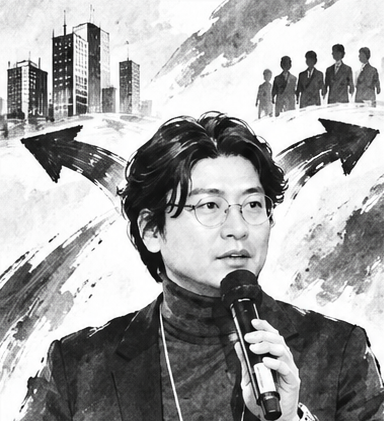
#> input picture leadership-balance/assets/scenes/scene-01.png, 384 x 421 px; its folder holds only this picture in this run
$ python make_textures.py
#> lines starting #> are read from the running program, lines starting #| are printed output that depends on the picture
#!/usr/bin/env python3
"""Textures made from the storyboard itself (no outside material).

    python scripts/make_textures.py        (needs: pip install numpy pillow opencv-python)

public/textures/grain.jpg   paper grain for the whole frame: the emptiest patch of paper in the nine panels is
                            located, the coarseness of its grain is measured (radial average of its spectrum) and
                            full-frame noise with that profile is generated — no tiling, so no repeats or seams.
public/textures/wash.png    the edge of the black ink wash that closes the picture at the top and at the bottom:
                            an irregular, wet edge instead of a straight line.
"""
import glob
import os

import cv2
import numpy as np
from PIL import Image, ImageFilter

ROOT = os.path.dirname(os.path.dirname(os.path.abspath(__file__)))
W, H, PATCH, SCALE = 1080, 1920, 64, 2.8
OUT = os.path.join(ROOT, "public", "textures")


def grain():
    best = None
    for f in sorted(glob.glob(os.path.join(ROOT, "assets", "scenes", "scene-*.png"))):
        a = np.asarray(Image.open(f).convert("L")).astype(np.float32)
        for y in range(0, a.shape[0] - PATCH, 8):
            for x in range(0, a.shape[1] - PATCH, 8):
                p = a[y:y + PATCH, x:x + PATCH]
                if p.mean() > 225 and (best is None or p.std() < best[0]):
                    best = (p.std(), p.copy(), os.path.basename(f), x, y)
#> after the loop, best = 5 items
    std, patch, name, x, y = best
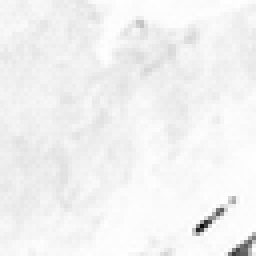
#> patch: shape (64, 64) float32 (shown 4 times larger); min 10, max 255, mean 241.8
#> std = 14.54; name = 'scene-01.png'; x = 0; y = 184
    big = Image.fromarray(patch.astype(np.uint8)).resize((int(PATCH * SCALE),) * 2, Image.LANCZOS)
    g = np.asarray(big).astype(np.float32)
    g = g - np.asarray(big.filter(ImageFilter.GaussianBlur(10))).astype(np.float32)
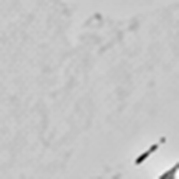
#> g: shape (179, 179) float32; min -225, max 64, mean 0; drawn with min black and max white
    n = g.shape[0]
#> n = 179
    amp = np.abs(np.fft.fft2(g * np.outer(np.hanning(n), np.hanning(n))))
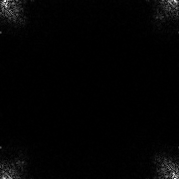
#> amp: shape (179, 179) float64; min 0.114, max 5410.9, mean 84.7; drawn with min black and max white
    fr = np.hypot(*np.meshgrid(np.fft.fftfreq(n), np.fft.fftfreq(n)))
    bins = np.linspace(0, 0.5, 40)
    prof = np.array([amp[(fr >= lo) & (fr < hi)].mean() if ((fr >= lo) & (fr < hi)).any() else 0 for lo, hi in zip(bins[:-1], bins[1:])])
#> prof = 39 values, max 2460.5 at index 1, min 21.5 at index 35, mean 354.8
    FR = np.hypot(*np.meshgrid(np.fft.fftfreq(W), np.fft.fftfreq(H)))
    shape = np.interp(FR, (bins[:-1] + bins[1:]) / 2, prof, right=0.0)
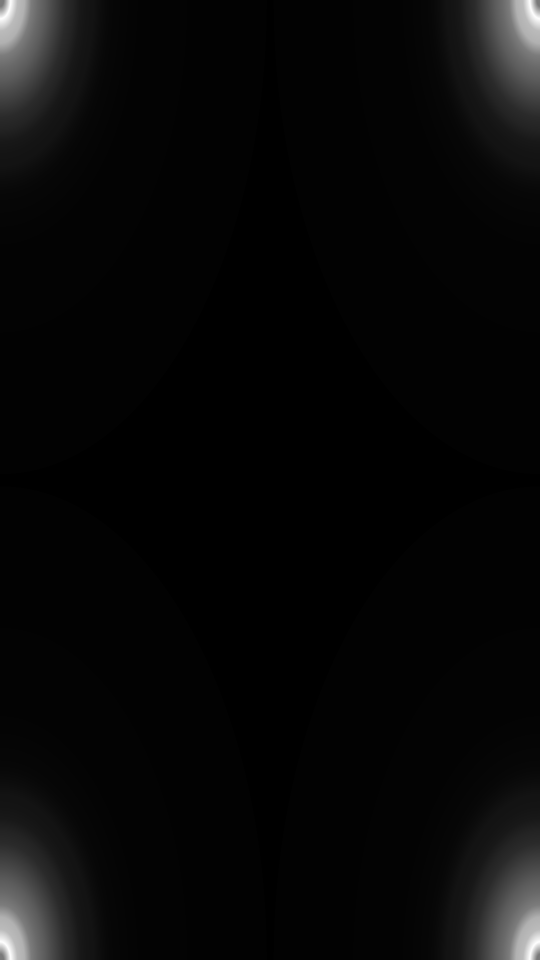
#> shape: shape (1920, 1080) float64 (shown at 1/2 size); min 0, max 2460.1, mean 80.4; drawn with min black and max white
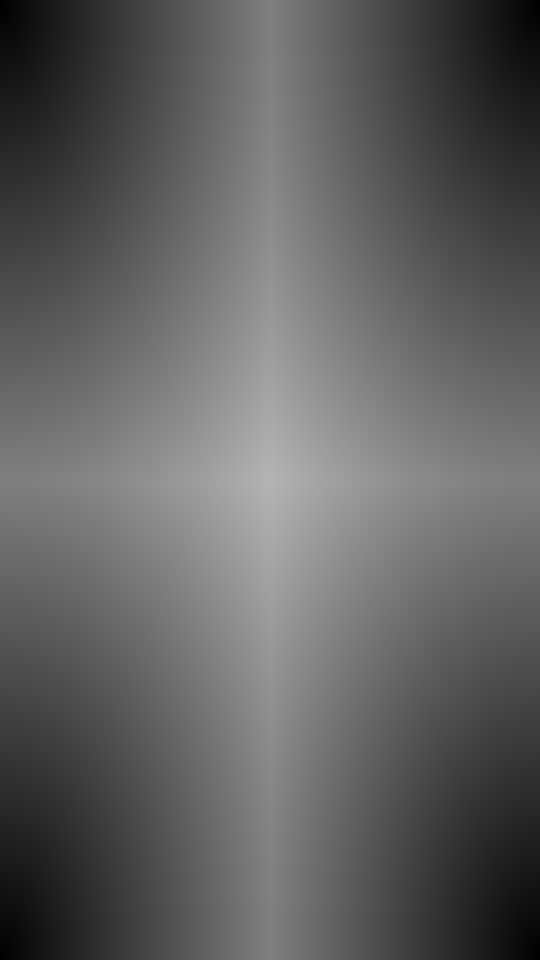
#> FR: shape (1920, 1080) float64 (shown at 1/2 size); min 0, max 0.707, mean 0.383
    shape[0, 0] = 0
    tex = np.fft.ifft2(np.fft.fft2(np.random.default_rng(7).standard_normal((H, W))) * shape).real
    tex *= 11.0 / (tex.std() + 1e-9)                      # drawn with blend mode "overlay": mid grey = no change
    Image.fromarray((128 + tex).clip(0, 255).astype(np.uint8)).convert("RGB").save(os.path.join(OUT, "grain.jpg"), quality=90)
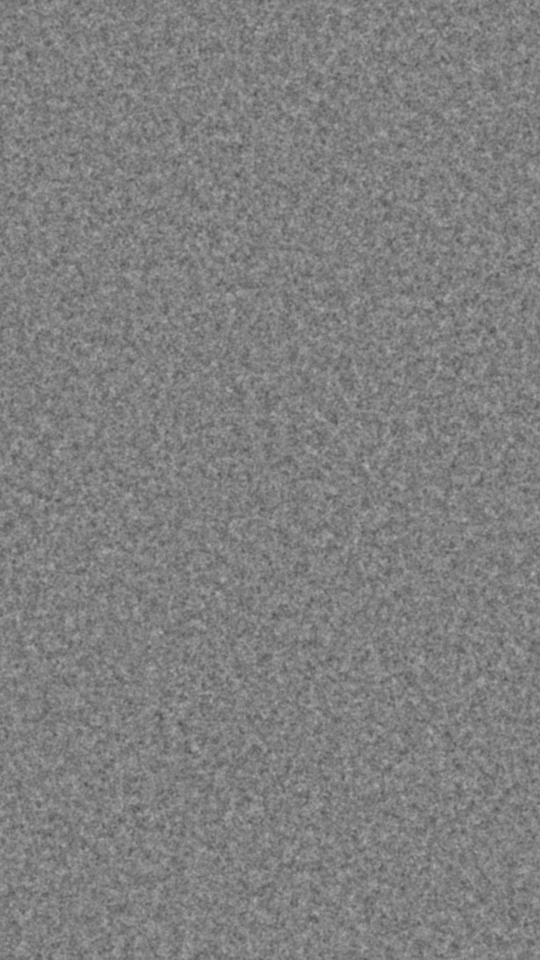
#> saved as grain.jpg: PIL image 1080x1920 RGB (shown at 1/2 size); min 74, max 182, mean 127.5
    print(f"grain from {name} at {x},{y} (patch std {std:.1f}) → public/textures/grain.jpg")
#| grain from scene-01.png at 0,184 (patch std 14.5) → public/textures/grain.jpg


def wash(w=1080, h=220):
#> called with w = 1080, h = 220
    rng = np.random.default_rng(21)

    def field(sigma):
        f = cv2.GaussianBlur(rng.standard_normal((h, w)).astype(np.float32), (0, 0), sigma, borderType=cv2.BORDER_REFLECT)
        return f / (np.abs(f).max() + 1e-6)
    yy = np.mgrid[0:h, 0:w][0].astype(np.float32)
    edge = 118 + 34 * field(70) + 16 * field(22) + 5 * field(6)        # where the ink stops
    soft = 20 + 22 * (field(90) * 0.5 + 0.5)                            # how wet the edge is
    a = 1 - np.clip((yy - edge + soft) / (2 * soft), 0, 1)
    a = a * a * (3 - 2 * a)
    a[:40] = 1
    a[-4:] = 0
    rgba = np.zeros((h, w, 4), np.uint8)
    rgba[..., :3] = 11
    rgba[..., 3] = (a * 255).astype(np.uint8)
    Image.fromarray(rgba, "RGBA").save(os.path.join(OUT, "wash.png"))
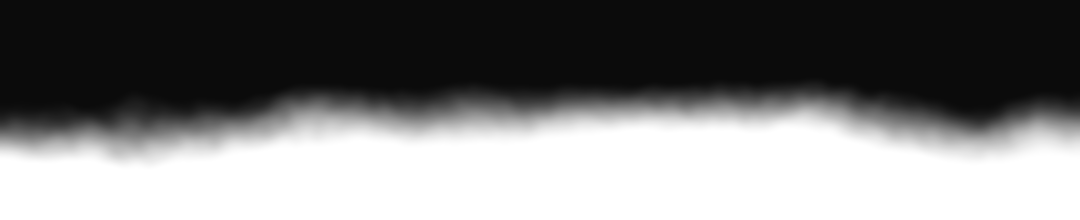
#> saved as wash.png: PIL image 1080x220 RGBA; mean R, G, B, A 11, 11, 11, 138.4; transparent parts drawn white
    print("ink wash edge → public/textures/wash.png")


if __name__ == "__main__":
    os.makedirs(OUT, exist_ok=True)
    grain()
    wash()

$ run again, on leadership-balance/assets/scenes/scene-05.png
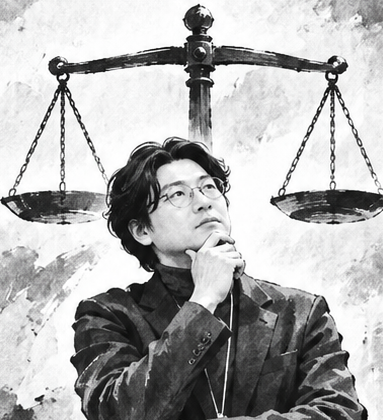
#> input picture leadership-balance/assets/scenes/scene-05.png, 383 x 420 px
#> after the loop in grain, `for y in range(0, a.shape[0] - PATCH, 8):`: best = 5 items
#> std = 3.91; name = 'scene-05.png'; x = 104; y = 72
#> in grain, `amp = np.abs(np.fft.fft2(g * np.outer(np.hanning(n), np.hanning(n))))`:
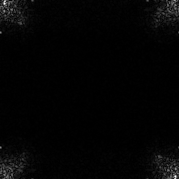
#> amp: shape (179, 179) float64; min 0.337, max 3416, mean 61.3; drawn with min black and max white
#> prof = 39 values, max 1098.9 at index 2, min 19.61 at index 37, mean 205.9
#> in grain, `shape = np.interp(FR, (bins[:-1] + bins[1:]) / 2, prof, right=0.0)`:
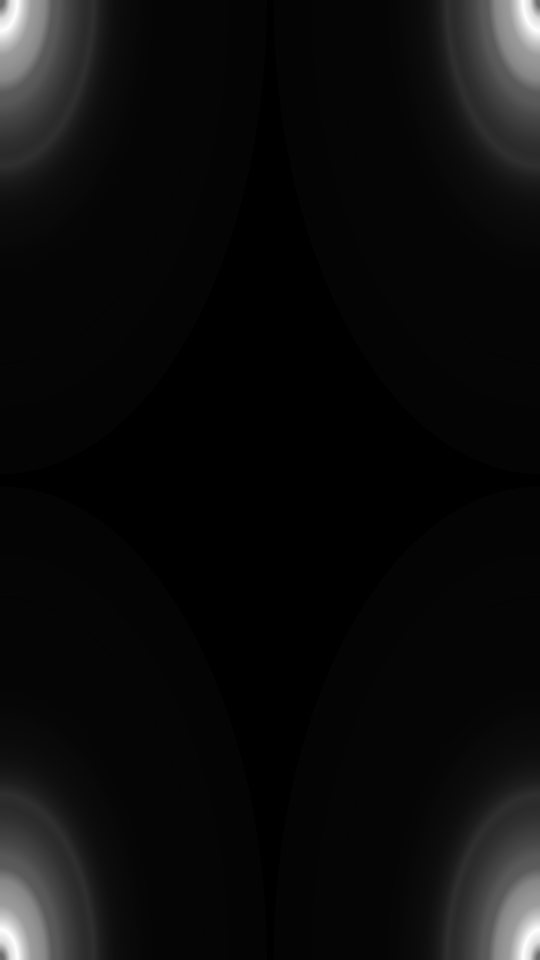
#> shape: shape (1920, 1080) float64 (shown at 1/2 size); min 0, max 1098.8, mean 57.7; drawn with min black and max white
#| grain from scene-05.png at 104,72 (patch std 3.9) → public/textures/grain.jpg

$ run again, on leadership-balance/assets/scenes/scene-06.png
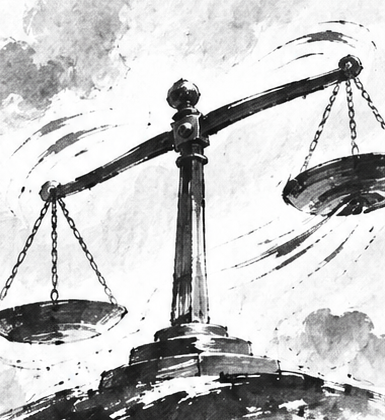
#> input picture leadership-balance/assets/scenes/scene-06.png, 385 x 420 px
#> after the loop in grain, `for y in range(0, a.shape[0] - PATCH, 8):`: best = 5 items
#> std = 6.08; name = 'scene-06.png'; x = 208; y = 152
#> in grain, `amp = np.abs(np.fft.fft2(g * np.outer(np.hanning(n), np.hanning(n))))`:
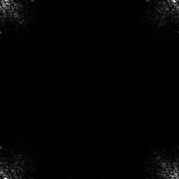
#> amp: shape (179, 179) float64; min 0.105, max 6378.2, mean 85.1; drawn with min black and max white
#> prof = 39 values, max 2437 at index 2, min 21.79 at index 38, mean 352.8
#> in grain, `shape = np.interp(FR, (bins[:-1] + bins[1:]) / 2, prof, right=0.0)`:
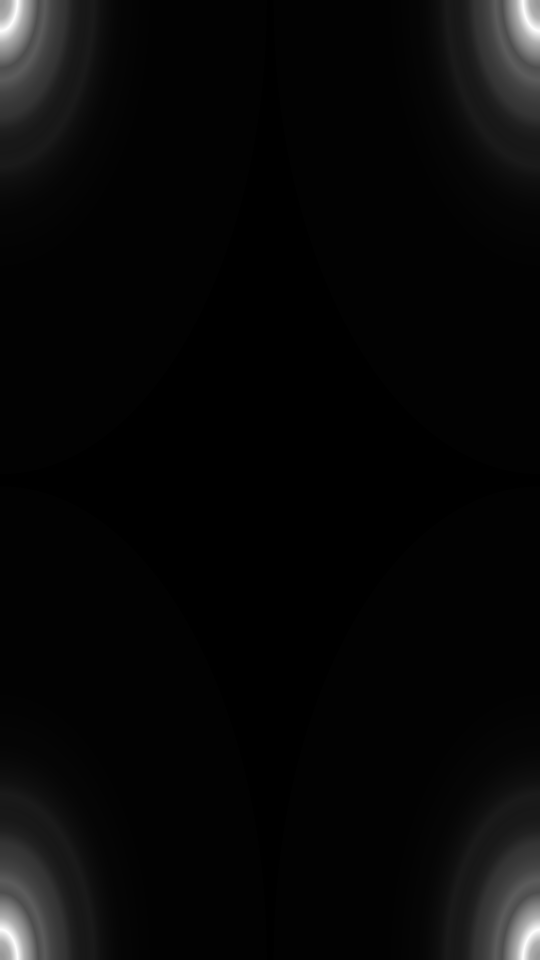
#> shape: shape (1920, 1080) float64 (shown at 1/2 size); min 0, max 2436.8, mean 81.1; drawn with min black and max white
#| grain from scene-06.png at 208,152 (patch std 6.1) → public/textures/grain.jpg

$ run again, on leadership-balance/assets/scenes/scene-07.png
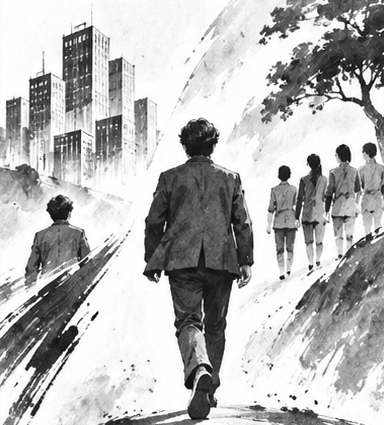
#> input picture leadership-balance/assets/scenes/scene-07.png, 384 x 425 px
#> after the loop in grain, `for y in range(0, a.shape[0] - PATCH, 8):`: best = 5 items
#> std = 2.16; name = 'scene-07.png'; x = 104; y = 288
#> prof = 39 values, max 616.4 at index 2, min 16.77 at index 35, mean 136.9
#> in grain, `shape = np.interp(FR, (bins[:-1] + bins[1:]) / 2, prof, right=0.0)`:
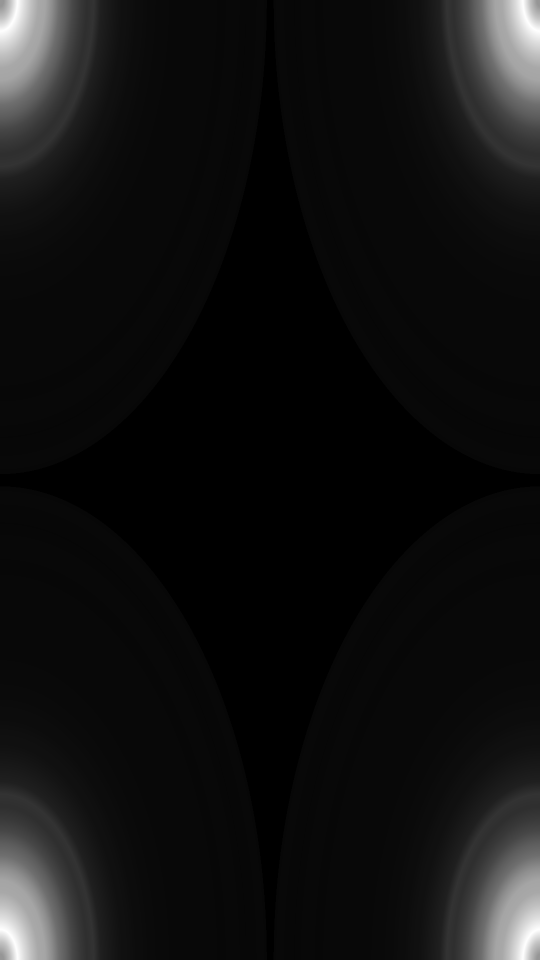
#> shape: shape (1920, 1080) float64 (shown at 1/2 size); min 0, max 616.4, mean 42.1; drawn with min black and max white
#| grain from scene-07.png at 104,288 (patch std 2.2) → public/textures/grain.jpg
